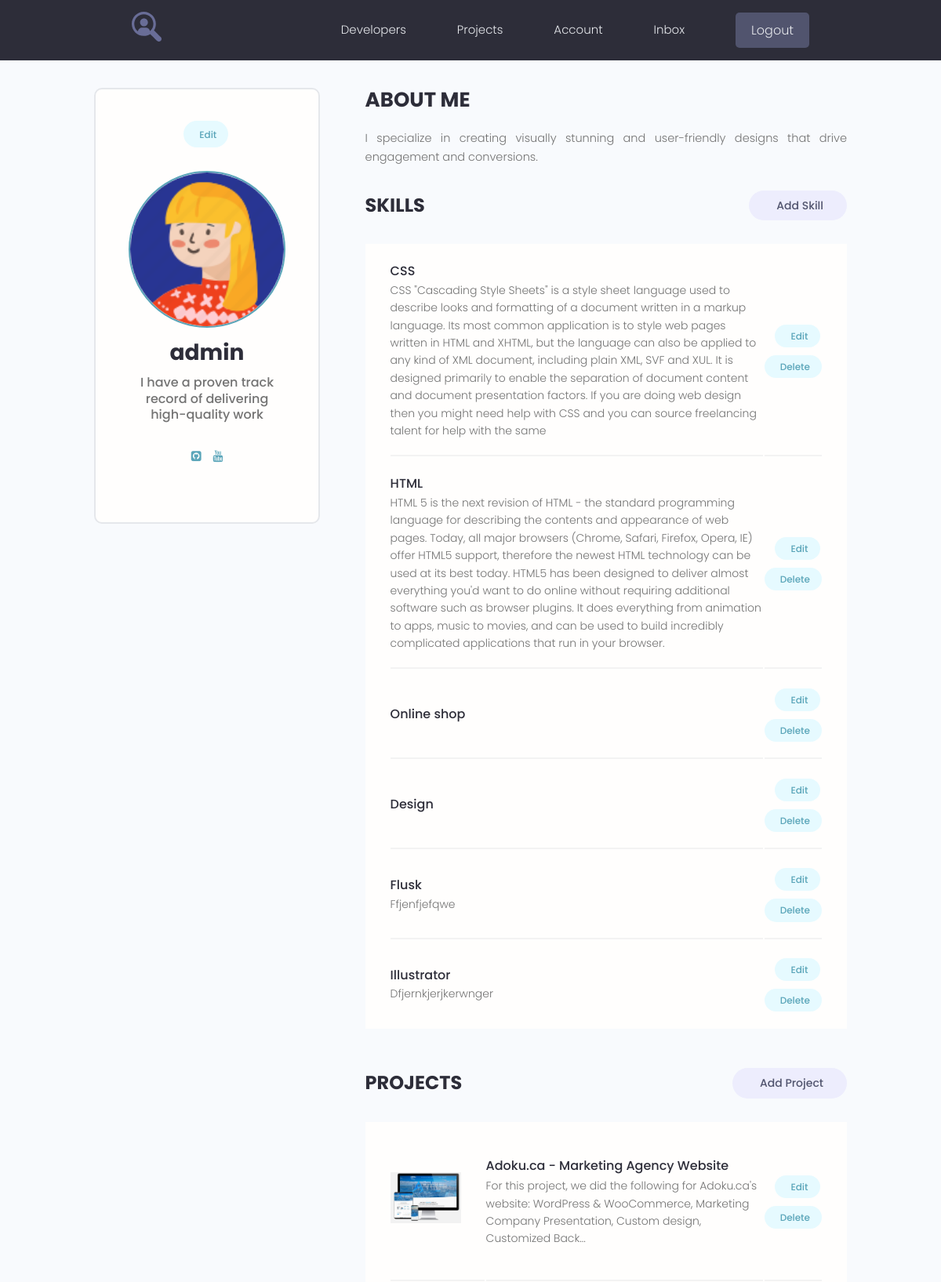
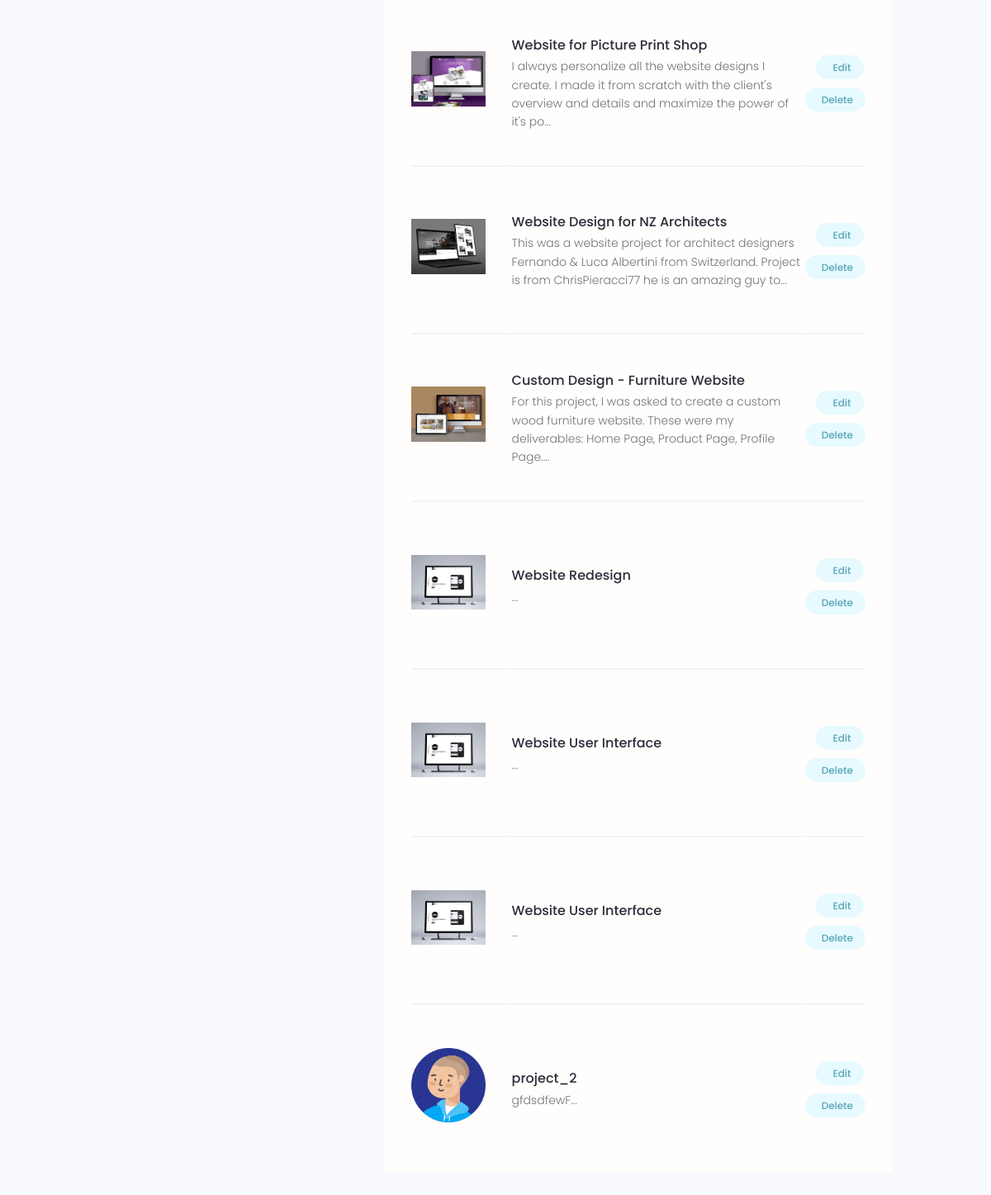
The app's page /account/ (signed in) with its own data (2 pictures, top to bottom).
### users/models.py (models this page shows, shortened)
class Profile(models.Model):
    user = models.OneToOneField(User, on_delete=models.CASCADE, blank=True)
    name = models.CharField(max_length=200, blank=True)
    email = models.EmailField(max_length=200, blank=True)
    username = models.CharField(max_length=200, blank=True)
    short_intro = models.CharField(max_length=200, blank=True)
    bio = models.TextField(blank=True)
    profile_image = models.ImageField(default="profiles/user-default.png", upload_to="profiles/")
    social_github = models.CharField(max_length=200, blank=True)
    social_youtube = models.CharField(max_length=200, blank=True)
    social_website = models.CharField(max_length=200, blank=True)
    created = models.DateTimeField(auto_now_add=True)

class Skill(models.Model):
    owner = models.ForeignKey(Profile, on_delete=models.CASCADE, blank=True)
    name = models.CharField(max_length=200, blank=True)
    description = models.TextField(blank=True)
    created = models.DateTimeField(auto_now_add=True)

### projects/models.py (models this page shows, shortened)
class Project(models.Model):
    owner = models.ForeignKey(Profile, on_delete=models.SET_NULL, blank=True, null=True)
    title = models.CharField(max_length=200)
    description = models.TextField(blank=True)
    featured_image = models.ImageField(blank=True, default="default.jpg", upload_to="projects/%Y/%m/%d/")
    demo_link = models.CharField(max_length=500, blank=True)
    source_link = models.CharField(max_length=500, blank=True)
    tags = models.ManyToManyField('Tag', blank=True)
    vote_total = models.IntegerField(default=0)
    vote_ratio = models.IntegerField(default=0)
    created = models.DateTimeField(auto_now_add=True)
    class Meta:
        ordering = ['-vote_ratio', '-vote_total', 'title']

### users/views.py (the view)
# urls.py: path('account/', views.user_account, name="account"),
@login_required(login_url='login')
def user_account(request):
    prof = request.user.profile
    skills = prof.skill_set.all()
    projects = prof.project_set.all()
    context = {
        'profile': prof,
        'skills': skills,
        'projects': projects,
    }
    return render(request, 'users/account.html', context)

### users/templates/users/account.html (shortened to what this page needs)
{% extends 'projects/base.html' %}
{% block content %}
  <main class="settingsPage profile my-md">
    <div class="container">
      <div class="layout">
        <div class="column column--1of3">
          <div class="card text-center">
            <div class="card__body dev">
              <a class="tag tag--pill tag--main settings__btn" href="{% url 'edit-account' %}"> Edit</a>
              <img class="avatar avatar--xl dev__avatar" src="{{ profile.profile_image.url }}" />
              <h2 class="dev__name">{{ profile.name }}</h2>
              <p class="dev__title">{{ profile.short_intro }}</p>
              <ul class="dev__social">
                {% if profile.social_github %}
                <li>
                  <a title="Github" href="{{ profile.social_github }}" target="_blank"><i class="fa fa-github-square"></i></a>
                </li>
                {%  endif %}
                {% if profile.social_youtube %}
                <li>
                  <a title="Youtube" href="{{ profile.social_youtube }}" target="_blank"><i class="fa fa-youtube"></i></a>
                </li>
                {% endif %}
              </ul>
            </div>
          </div>
        </div>
        <div class="column column--2of3">
          <div class="devInfo">
            <h3 class="devInfo__title">About Me</h3>
            <p class="devInfo__about">
              {{ profile.bio}}
            </p>
          </div>
          <div class="settings">
            <h3 class="settings__title">Skills</h3>
            <a class="tag tag--pill tag--sub settings__btn tag--lg" href="{% url 'create-skill' %}"> Add Skill</a>
          </div>
          <table class="settings__table">
            {% for skill in skills %}
            <tr>
              <td class="settings__tableInfo">
                <h4>{{ skill.name }}</h4>
                <p>
                  {{ skill.description }}
                </p>
              </td>
              <td class="settings__tableActions">
                <a class="tag tag--pill tag--main settings__btn" href="{% url 'update-skill' skill.id%}"> Edit</a>
                <a class="tag tag--pill tag--main settings__btn" href="{% url 'delete-skill' skill.id %}">
                  Delete</a>
              </td>
            </tr>
            {% endfor %}
          </table>
          <div class="settings">
            <h3 class="settings__title">Projects</h3>
            <a class="tag tag--pill tag--sub settings__btn tag--lg" href="{% url 'create-project' %}"> Add Project</a>
          </div>
          <table class="settings__table">
            {% for project in projects %}
            <tr>
              <td class="settings__thumbnail">
                <a href="{% url 'project' project.id %}"><img src="{{ project.featured_image.url }}" alt="Project Thumbnail" /></a>
              </td>
              <td class="settings__tableInfo">
                <a href="{% url 'project' project.id %}">{{ project.title }}</a>
                <p>
                  {{ project.description|slice:"150" }}...
                </p>
              </td>
              <td class="settings__tableActions">
                <a class="tag tag--pill tag--main settings__btn" href="{% url 'update-project' project.id %}"> Edit</a>
                <a class="tag tag--pill tag--main settings__btn" href="{% url 'delete-project' project.id %}">
                  Delete</a>
              </td>
            </tr>
            {% endfor %}
          </table>
        </div>
      </div>
    </div>
  </main>
{%  endblock %}

### projects/static/styles/app.css (style rules this page uses)
:root { --color-sub: #2d2d39; }
.card { border: 2px solid var(--color-light); }
img { width: 100%; }
.profile .card > .dev { padding: 4rem; }
.dev__avatar { display: block; margin: auto; }
.dev__name { color: var(--color-sub); font-size: 2.8rem; font-weight: 700; margin-top: 1rem; margin-bottom: 0.5rem; }
.dev__title { font-size: 1.6rem; font-weight: 500; line-height: 1.3; }
.dev__social { margin: 3rem 0; list-style: none; display: flex; justify-content: center; gap: 1.5rem; }
.devInfo { margin-bottom: 3rem; }
.devInfo__title, .devInfo__subtitle { font-size: 2.6rem; color: var(--color-sub); text-transform: uppercase; font-weight: 700; margin-bottom: 1.5rem; }
.devInfo__about, .devSkill__info { font-size: 1.45rem; line-height: 1.7; text-align: justify; }
.settingsPage .dev > .settings__btn { display: inline-block; margin-bottom: 3rem; }
.settings { display: flex; justify-content: space-between; align-items: center; }
.settings__title { font-size: 2.4rem; text-transform: uppercase; font-weight: 700; color: var(--color-sub); }
.settings__table { margin-top: 3rem; margin-bottom: 5rem; padding: 0 3rem; background: var(--color-white); }
.settings__table tr { width: 100%; }
.settings__table tr > td { padding: 2rem 0; }
.settings__table tr:not(:last-child) td { border-bottom: 2px solid var(--color-white-light); }
.settings__thumbnail { width: 23%; min-width: 10rem; }
.settings__thumbnail img { padding-right: 3rem; height: 15rem; object-fit: contain; }
.settings__tableInfo { width: 100%; }
.settings__tableInfo h4, .settings__tableInfo a { padding-right: 1rem; width: auto; font-size: 1.6rem; font-weight: 500; color: var(--color-sub); }
.settings__tableInfo p { font-size: 1.4rem; }
.settings__tableActions { text-align: right; }

### projects/static/uikit/styles/modules/_variables.css (style rules this page uses)
:root { --color-main: #5aa5b9; --color-main-light: #e6faff; --color-sub: #3f4156; --color-sub-light: #51546e; --color-sub-lighter: #ededfd; --color-text: #737373; --color-gray: #8b8b8b; --color-light: #e5e7eb; --color-light-gray: #767676; --color-bg: #f8fafd; --color-white: #fffefd; --color-white-light: #f3f3f3; --color-success: #359e64; --color-success-bg: #def8e8; --color-error: #fc4b0b; --color-error-bg: #fff2ee; --font-base: 'Poppins', arial, helvetica, 'Segoe UI', roboto, ubuntu, sans-serif; --font-monospace: 'Fira Code', 'Courier New', courier, monospace; --font-regular: 300; --font-medium: 500; --font-bold: 700; --generic-shadow: 1px 1px 5px #00000010; --generic-transition: all 0.3s ease-in-out; }

### projects/static/uikit/styles/modules/_base.css (style rules this page uses)
* { margin: 0; padding: 0; box-sizing: border-box; text-rendering: optimizeLegibility; color: inherit; font-size: inherit; }
html { font-size: 50%; }
@media only screen and (min-width: 480px) { html { font-size: 56.25%; } }
@media only screen and (min-width: 1200px) { html { font-size: 62.5%; } }
body { line-height: 1.6; font-weight: 400; font-size: 1.5rem; color: var(--color-text); background-color: var(--color-bg); min-height: 100vh; }

### projects/static/uikit/styles/modules/_typography.css (style rules this page uses)
* { font-family: var(--font-base); }
h2 { font-size: 3.6rem; font-weight: var(--font-bold); }
h3 { font-size: 3.2rem; font-weight: var(--font-medium); }
h4 { font-size: 2.8rem; font-weight: var(--font-medium); }
p, span, strong { font-size: 1.6rem; color: var(--color-text); font-weight: var(--font-regular); }
a { padding-bottom: 2px; text-decoration: none; display: inline-block; color: var(--color-main); font-weight: var(--font-medium); }

### projects/static/uikit/styles/modules/_utilities.css (style rules this page uses)
.container { width: 92%; max-width: 165rem; margin: 0 auto; box-sizing: border-box; }
@media screen and (min-width: 1000px) { .container { width: 90%; } }
@media screen and (min-width: 1200px) { .container { width: 80%; } }
.text-center { text-align: center; }
.my-md { margin: 3rem auto; }

### projects/static/uikit/styles/modules/_avatar.css (style rules this page uses)
.avatar { border-radius: 50%; border: 2px solid var(--color-main); object-fit: cover; }
.avatar--xl { height: 20rem; width: 20rem; }

### projects/static/uikit/styles/modules/_card.css (style rules this page uses)
.card { border-radius: 1rem; background-color: var(--color-white); border: 1.5px solid var(--color-light); width: auto; height: auto; margin-top: 0.5rem; margin-bottom: 0.5rem; overflow: hidden; }
.card__body, .card__header { padding: 2rem 2.5rem; }

### projects/static/uikit/styles/modules/_layout.css (style rules this page uses)
.layout { display: flex; flex-flow: row wrap; justify-content: space-between; }
.layout > .column { margin-bottom: 3rem; }
.layout > .column.column--1of3 { flex-basis: 30%; }
.layout > .column.column--2of3 { flex-basis: 64%; }

### records on screen
Profile: profile_image (picture), name "admin", short_intro "I have a proven track record of delivering high-quality work", bio "I specialize in creating visually stunning and user-friendly designs that drive engagement and conversions."
Skill: name "CSS", description "CSS \"Cascading Style Sheets\" is a style sheet language used to describe looks and formatting of a document written in a markup language. Its most common application is to style web pages written in HTML and XHTML, but the language can also be applied to any kind of XML document, including plain XML, SVF and XUL. It is designed primarily to enable the separation of document content and document presentation factors. If you are doing web design then you might need help with CSS and you can source freelancing talent for help with the same"
Skill: name "HTML", description "HTML 5 is the next revision of HTML - the standard programming language for describing the contents and appearance of web pages. Today, all major browsers (Chrome, Safari, Firefox, Opera, IE) offer HTML5 support, therefore the newest HTML technology can be used at its best today. HTML5 has been designed to deliver almost everything you'd want to do online without requiring additional software such as browser plugins. It does everything from animation to apps, music to movies, and can be used to build incredibly complicated applications that run in your browser."
Skill: name "Online shop"
Skill: name "Design"
Skill: name "Flusk", description "Ffjenfjefqwe"
Skill: name "Illustrator", description "Dfjernkjerjkerwnger"
Project: featured_image (picture), title "Adoku.ca - Marketing Agency Website", description "For this project, we did the following for Adoku.ca's website: WordPress & WooCommerce, Marketing Company Presentation, Custom design, Customized Back"
Project: featured_image (picture), title "Website for Picture Print Shop", description "I always personalize all the website designs I create. I made it from scratch with the client's overview and details and maximize the power of it's po"
Project: featured_image (picture), title "Website Design for NZ Architects", description "This was a website project for architect designers Fernando & Luca Albertini from Switzerland. Project is from ChrisPieracci77 he is an amazing guy to"
Project: featured_image (picture), title "Custom Design - Furniture Website", description "For this project, I was asked to create a custom wood furniture website. These were my deliverables: Home Page, Product Page, Profile Page."
Project: featured_image (placeholder picture), title "Website Redesign"
Project: featured_image (placeholder picture), title "Website User Interface"
Project: featured_image (placeholder picture), title "Website User Interface"
Project: featured_image (picture), title "project_2", description "gfdsdfewF"
